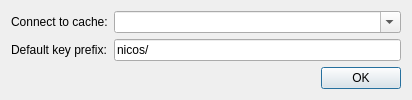
<?xml version="1.0" encoding="UTF-8"?>
<ui version="4.0">
 <class>Dialog</class>
 <widget class="QDialog" name="Dialog">
  <property name="geometry">
   <rect>
    <x>0</x>
    <y>0</y>
    <width>412</width>
    <height>97</height>
   </rect>
  </property>
  <property name="windowTitle">
   <string>History viewer settings</string>
  </property>
  <layout class="QGridLayout" name="gridLayout">
   <item row="0" column="0">
    <widget class="QLabel" name="label">
     <property name="sizePolicy">
      <sizepolicy hsizetype="Fixed" vsizetype="Preferred">
       <horstretch>0</horstretch>
       <verstretch>0</verstretch>
      </sizepolicy>
     </property>
     <property name="text">
      <string>Connect to cache:</string>
     </property>
    </widget>
   </item>
   <item row="1" column="0">
    <widget class="QLabel" name="label_4">
     <property name="text">
      <string>Default key prefix:</string>
     </property>
    </widget>
   </item>
   <item row="1" column="1">
    <widget class="QLineEdit" name="prefixEdit">
     <property name="text">
      <string>nicos/</string>
     </property>
    </widget>
   </item>
   <item row="2" column="0" colspan="2">
    <widget class="QDialogButtonBox" name="buttonBox">
     <property name="orientation">
      <enum>Qt::Horizontal</enum>
     </property>
     <property name="standardButtons">
      <set>QDialogButtonBox::Ok</set>
     </property>
    </widget>
   </item>
   <item row="0" column="1">
    <widget class="QComboBox" name="cacheBox">
     <property name="editable">
      <bool>true</bool>
     </property>
    </widget>
   </item>
  </layout>
 </widget>
 <tabstops>
  <tabstop>cacheBox</tabstop>
  <tabstop>prefixEdit</tabstop>
  <tabstop>buttonBox</tabstop>
 </tabstops>
 <resources>
  <include location="../../../../resources/nicos-gui.qrc"/>
 </resources>
 <connections>
  <connection>
   <sender>buttonBox</sender>
   <signal>accepted()</signal>
   <receiver>Dialog</receiver>
   <slot>accept()</slot>
   <hints>
    <hint type="sourcelabel">
     <x>254</x>
     <y>90</y>
    </hint>
    <hint type="destinationlabel">
     <x>157</x>
     <y>96</y>
    </hint>
   </hints>
  </connection>
  <connection>
   <sender>buttonBox</sender>
   <signal>rejected()</signal>
   <receiver>Dialog</receiver>
   <slot>reject()</slot>
   <hints>
    <hint type="sourcelabel">
     <x>322</x>
     <y>90</y>
    </hint>
    <hint type="destinationlabel">
     <x>286</x>
     <y>96</y>
    </hint>
   </hints>
  </connection>
 </connections>
</ui>
